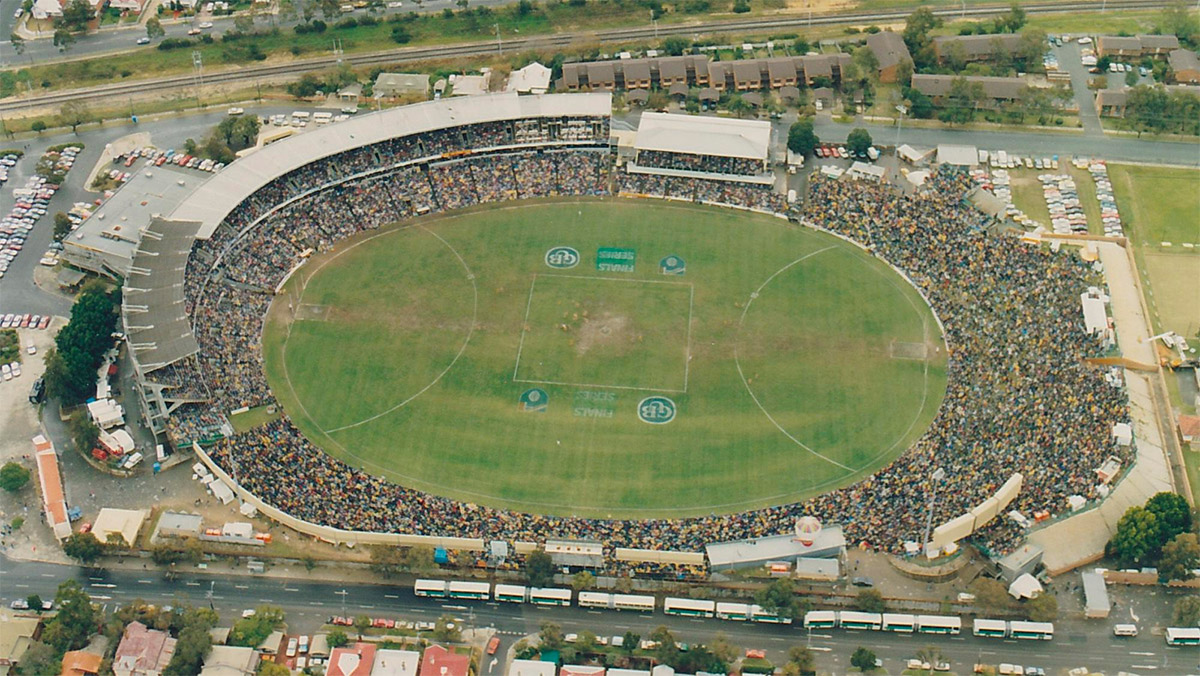
#> input picture .claude/review/subiaco_src/refs/01.jpg, 1200 x 676 px
$ python roofs.py ../../../../.claude/review/subiaco_src/refs/01.jpg
#> lines starting #> are read from the running program, lines starting #| are printed output that depends on the picture; after the words box and inside, x2 and y2 are one past the last pixel; in counts of white or black regions, pixels touching at a corner belong together
"""Trace a roof's outline on the calibrated straight-down Google Earth shot and lay it at the roof's height (the
picture shows a roof h m up as if it stood (H - h)/H nearer the camera's axis, so each pixel is scaled back out by
that much): the white Bradman Stand roof, by colour, as one connected region round a seed point.

    python3 roofs.py GE.png CAM_X CAM_Y CAM_H
"""
import json
import math
import os
import sys

import numpy as np
from PIL import Image
from scipy import ndimage as nd

HERE = os.path.dirname(os.path.abspath(__file__))
FOV = 25.58


def to_plan(u, v, cam, h, W=1280, H=720):
    f = H / 2 / math.tan(math.radians(FOV / 2))
    d = cam[2] - h
    return cam[0] + (u - W / 2) * d / f, cam[1] - (v - H / 2) * d / f


def trace_region(ge, seed, pred):
    m = pred(ge.astype(float))
    m = nd.binary_opening(m, iterations=1)
    lab, _ = nd.label(m)
    r = lab == lab[seed[1], seed[0]]
    return nd.binary_fill_holes(nd.binary_closing(r, iterations=2))


def outline(region):
    import shapely.geometry as sg
    from skimage import measure
    cs = measure.find_contours(region.astype(float), 0.5)
    c = max(cs, key=len)
    return sg.Polygon([(p[1], p[0]) for p in c])


def white(a):
    mx, mn = a.max(2), a.min(2)
    return (mn > 196) & (mx - mn < 26) & (a[..., 2] >= a[..., 0] - 4)     # the roof's cool white, not the beige concourse


if __name__ == "__main__":
    ge = np.asarray(Image.open(sys.argv[1]).convert("RGB"))
#> ge is the input picture: shape (676, 1200, 3); mean R, G, B 127.3, 130.6, 100.8
    cam = tuple(map(float, sys.argv[2:5]))
    reg = trace_region(ge, (330, 300), white)
#> in white, `mx, mn = a.max(2), a.min(2)`:
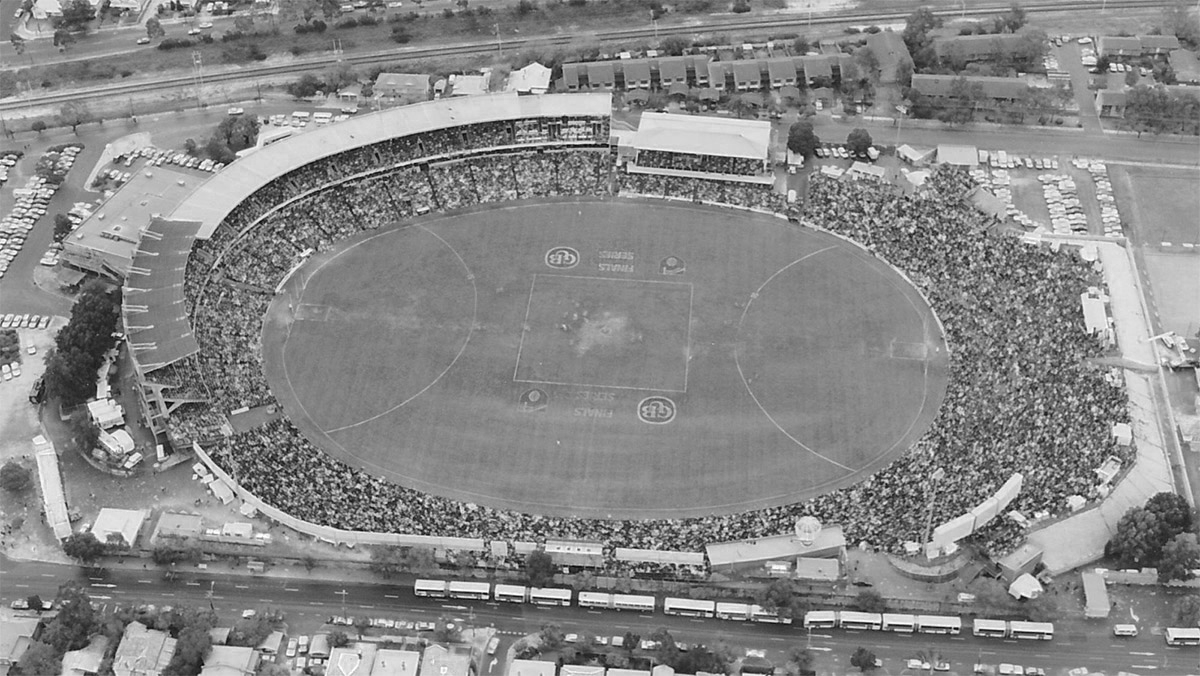
#> mx: shape (676, 1200) float64; min 1, max 255, mean 135.7
#> in white, `mx, mn = a.max(2), a.min(2)`:
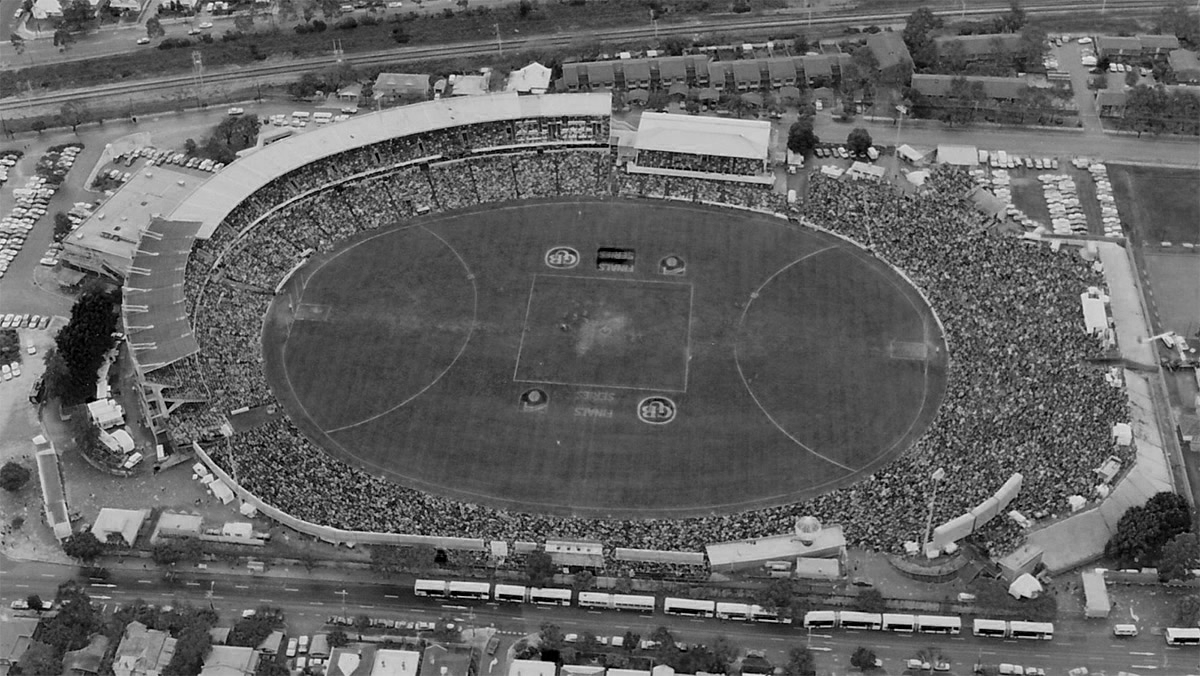
#> mn: shape (676, 1200) float64; min 0, max 253, mean 99
#> in white, `return (mn > 196) & (mx - mn < 26) & (a[..., 2] >= a[..., 0] - 4)     ..`:
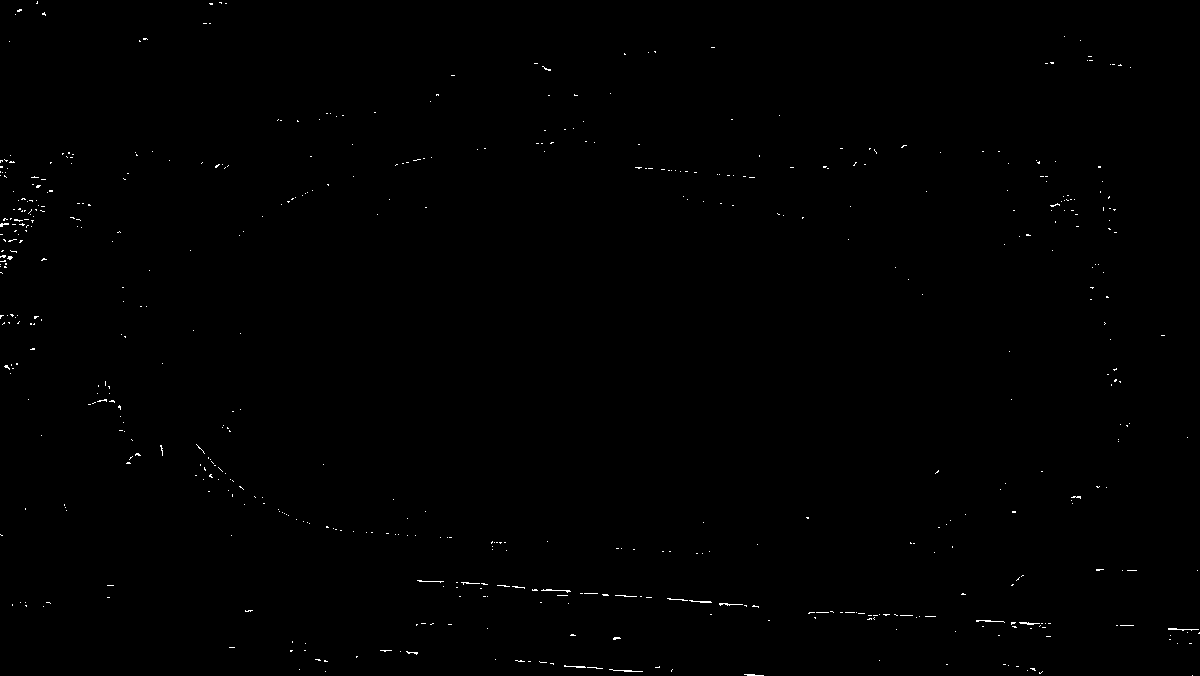
#> returned value: shape (676, 1200) bool; 0.29% white in thin lines or dots
#> in trace_region, `m = nd.binary_opening(m, iterations=1)`:
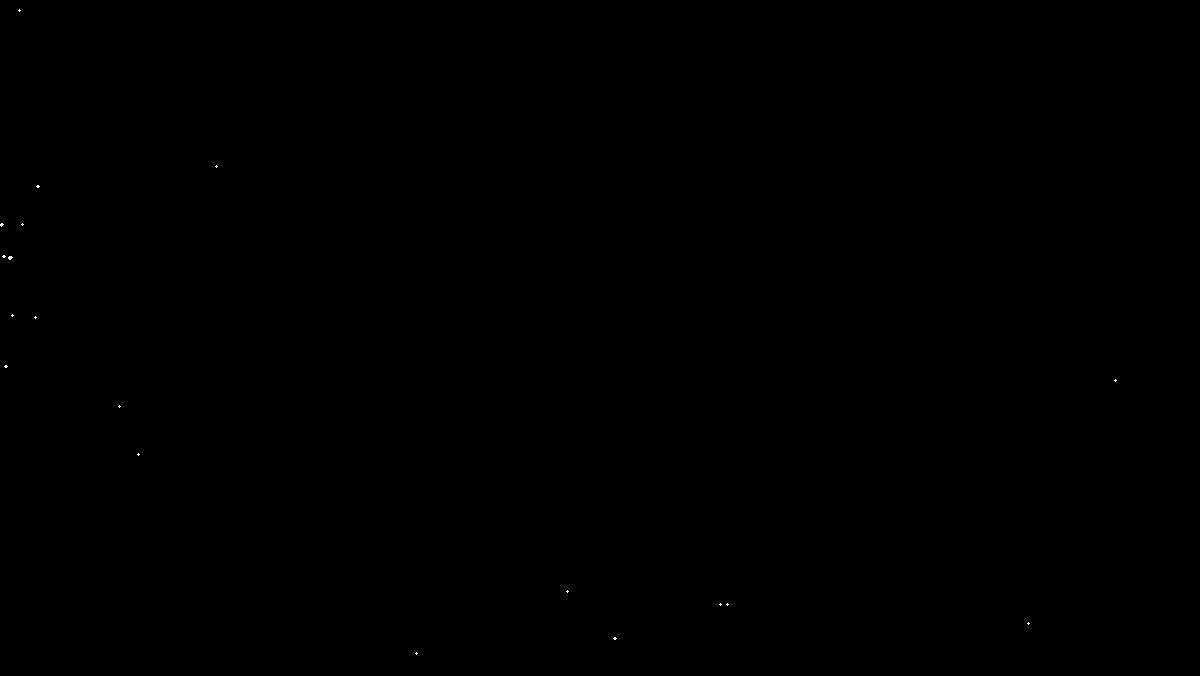
#> m: shape (676, 1200) bool; 0.01% white in thin lines or dots, all inside (x1, y1, x2, y2) = (0, 9, 1117, 655)
#> in trace_region, `lab, _ = nd.label(m)`: lab: shape (676, 1200) int32; 20 distinct labels, from 0 to 19
#> in trace_region, `return nd.binary_fill_holes(nd.binary_closing(r, iterations=2))`:
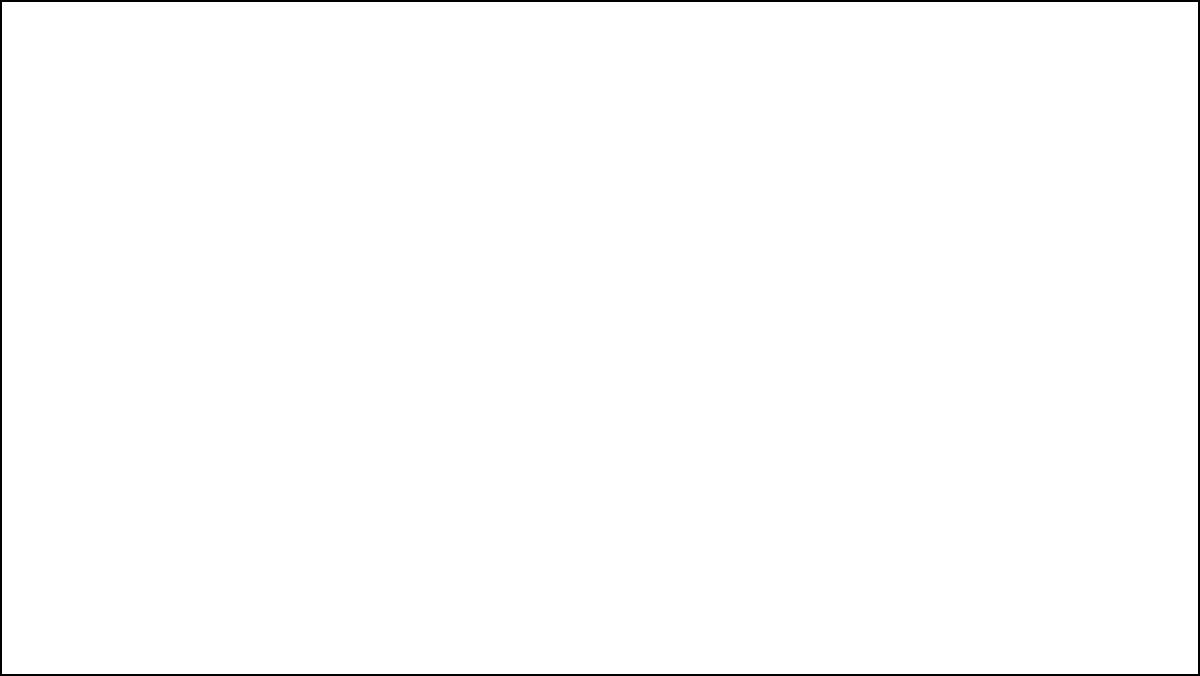
#> returned value: shape (676, 1200) bool; 99.1% white; 1 black region, box (x1, y1, x2, y2) and area: (0, 0, 1200, 676) 7488
    ys, xs = np.where(reg)
    print("region px", reg.sum(), "bbox", xs.min(), xs.max(), ys.min(), ys.max(), file=sys.stderr)
    poly = outline(reg).simplify(1.0)
#> in outline, `cs = measure.find_contours(region.astype(float), 0.5)`: cs = 1 point arrays, longest 3737 points
#> in outline, `c = max(cs, key=len)`: c = 3737 pairs, first value 1.5 to 673.5, second value 1.5 to 1197.5
#> (the run stopped early here; a loop or call above may not have finished)
